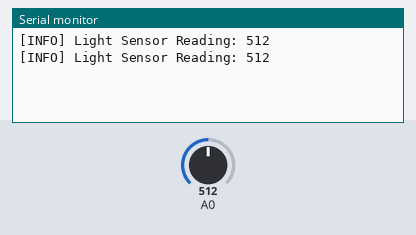
The sketch below on a simulated Arduino Uno, built with avr-gcc and run on an emulated ATmega328P. Shown: the last lines printed to the serial monitor. The inputs (shaded band) are chosen by the test bench; at power-on: A0 = 512.

Above: at 5.8 s.
5.9 s: A0 set to 716
At 10.6 s:
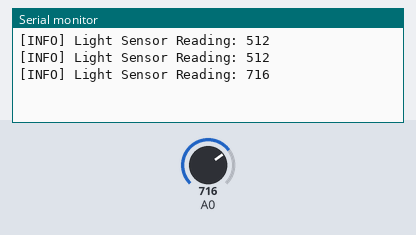
11.9 s: A0 set to 900
At 15.6 s:
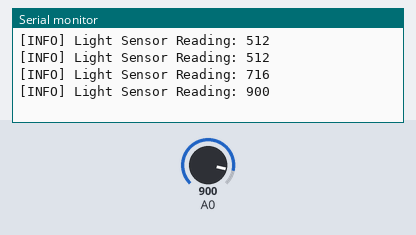
Timing chart, 0 to 17.1 s (numbered marks = the images above; inputs shaded):
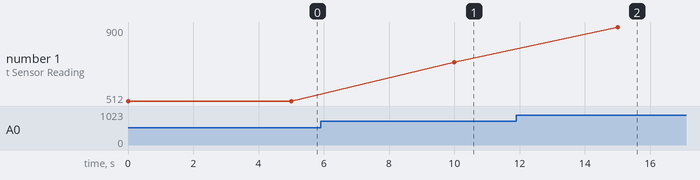

Measured:
- after the input at 5.9 s, the serial monitor: prints a new line after 4.1 s (image 1)
- after the input at 11.9 s, the serial monitor: prints a new line after 3.1 s (image 2)
- plotted number 1: 512 → 716 after the input at 5.9 s, 716 → 900 after the input at 11.9 s

The sketch:

light-intensity-sensor.ino
```cpp
/***************************************************************************
 * Sketch Name: IoT Sensors- Light Intensity Sensor
 * Description: This sketch illustrates how to read light intensity data
                from sensor
 * Created On:  January 15, 2016
 * Author:      Adeel Javed
 * Website:     http://codifythings.com
 **************************************************************************/

/***************************************************************************
 * External Libraries
 **************************************************************************/

#include <SPI.h>

/*****************************************************************************
 * Sensor Setup - Variables & Functions
 ****************************************************************************/

int lightValue;

void readSensorData()
{
  //Read Light Sensor Value
  lightValue = analogRead(A0);

  Serial.print("[INFO] Light Sensor Reading: ");
  Serial.println(lightValue);
}

/***************************************************************************
 * Standard Arduino Functions - setup(), loop()
 **************************************************************************/

void setup()
{
  // Initialize serial port
  Serial.begin(9600);
}

void loop()
{
  readSensorData();

  delay(5000);
}
```
